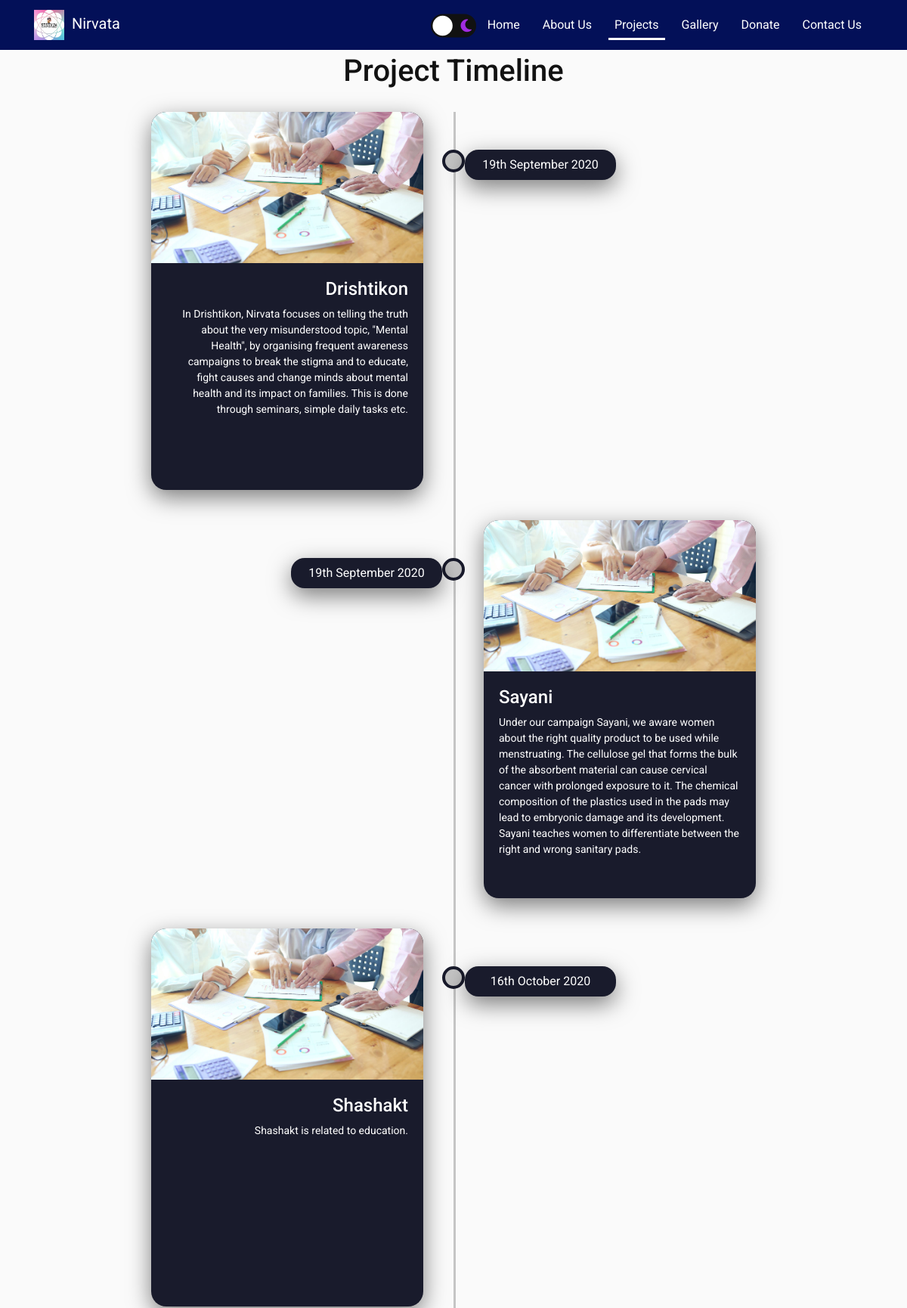
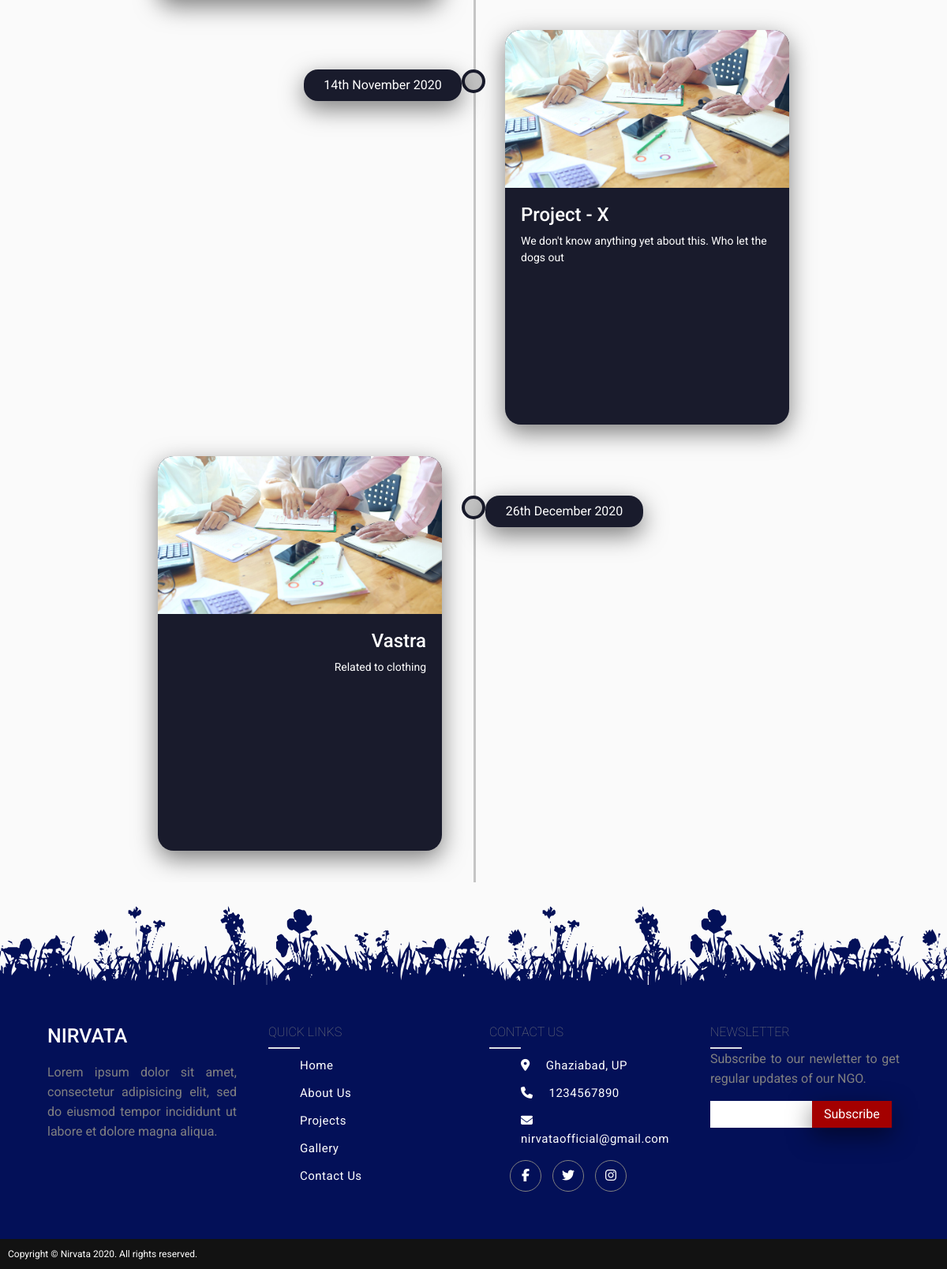
/projects/, run on the app's committed database (2 pictures, top to bottom).
### Nirvata/models.py (models this page shows, shortened)
class Project(models.Model):
    name = models.CharField(max_length = 30, null = True)
    description = models.TextField(max_length = 600, null = True, help_text="Upper Limit : 500 characters")
    date = models.DateField(auto_now = False, auto_now_add = False, help_text = "YYYY-MM-DD")
    image = models.ImageField(null=True, blank=True)
    image_url = models.CharField(max_length = 1000, null = True, blank = True, help_text="Pass the url here")
    readMore = models.CharField(max_length = 1000, null = True, blank = True, help_text="Pass the url here")
    class Meta:
        ordering = ('date',)

### Nirvata/views.py (the view)
# urls.py: path('projects/', views.projects, name='Nirvata-projects'),
def projects(request):
    Projects = Project.objects.all()
    context = {'projects' : Projects , 'title':'Projects'}
    return render(request, 'Nirvata/projects.html', context)

### Nirvata/templates/Nirvata/projects.html (shortened to what this page needs)
{% extends "Nirvata/base.html" %}
{% load static %}
{% block body %}
    <section class="projectTimeline">
        <h1 class=Heading>Project Timeline</h1>
        <div class="timeline">
            {% for project in projects %}
                <div class="project">
                    <div class="container">
                        <div class="imageBox">
                            <img class="img-responsive" src="{% static 'Nirvata/images/project1.jpeg' %}" alt="Project-1">
                        </div>
                        <div class="content">
                            <h3>{{project.name}}</h3>
                            <p>{{project.description}}</p>
                        </div>
                    </div>
                    <div class="time">{{project.date|date:"jS F Y"}}</div>
                </div>
            {% endfor %}
        </div>
    </section>
{% endblock body %}

### Nirvata/templates/Nirvata/base.html (shortened to what this page needs)
{% load static %}
<!DOCTYPE html>
<html lang="en">
<head>
    <link rel="stylesheet" href="https://cdn.jsdelivr.net/npm/bootstrap@4.5.3/dist/css/bootstrap.min.css"
>
    <link rel="stylesheet" href="{% static 'Nirvata/main.css' %}">
    <link rel="stylesheet" href="https://cdnjs.cloudflare.com/ajax/libs/animate.css/4.1.1/animate.min.css">
    <link rel="stylesheet" href="https://cdnjs.cloudflare.com/ajax/libs/OwlCarousel2/2.3.4/assets/owl.carousel.min.css"
 />
    <link rel="stylesheet"
        href="https://cdnjs.cloudflare.com/ajax/libs/OwlCarousel2/2.3.4/assets/owl.theme.default.min.css"
 />
    <link rel="stylesheet" href="https://cdnjs.cloudflare.com/ajax/libs/aos/2.3.4/aos.css" />
</head>
<body>
    <nav class="navbar navbar-expand-lg navbar-dark nav-bg fixed-top py-2" id="mainNav">
        <div class="container">
            <a class="navbar-brand text-white" href="{% url 'Nirvata-home' %}">
                <img src = "{% static 'Nirvata/images/logo.png' %}" class="navbar-logo" alt = "Logo" />
                Nirvata
            </a>
            <div class="darkModeToggle">
                <label class="label" for="chk">
                    <i class="fas fa-moon"></i>
                    <div class="ball"></div>
                </label>
            </div>
            <div class="collapse navbar-collapse" id="NavBar">
                <ul class="navbar-nav ml-auto my-2 my-lg-0">
                    <li class="nav-item {% if request.path == '/' %} active {% endif%}"><a class="nav-link" href="{% url 'Nirvata-home' %}">Home</a></li>
                    <li class="nav-item {% if request.path == '/about/' %} active {% endif%}"><a class="nav-link" href="{% url 'Nirvata-about' %}">About Us</a></li>
                    <li class="nav-item {% if request.path == '/projects/' %} active {% endif%}"><a class="nav-link" href="{% url 'Nirvata-projects' %}">Projects</a></li>
                    <li class="nav-item {% if request.path == '/gallery/' %} active {% endif%}"><a class="nav-link" href="{% url 'Nirvata-gallery' %}">Gallery</a></li>
                    <li class="nav-item {% if request.path == '/donate/' %} active {% endif%}"><a class="nav-link" href="{% url 'Nirvata-donate' %}">Donate</a></li>
                    <li class="nav-item {% if request.path == '/contact/' %} active {% endif%}"><a class="nav-link" href="{% url 'Nirvata-contact' %}">Contact Us</a></li>
                </ul>
            </div>
        </div>
    </nav>
    {% block body %}{% endblock %}
    <div class="footer">
        <div id= "footer-topborder"></div>
        <div class="inner-footer">
            <div class="footer-items">
                <h1>Nirvata</h1>
                <p>
                    Lorem ipsum dolor sit amet, consectetur adipisicing elit, sed do eiusmod
                    tempor incididunt ut labore et dolore magna aliqua.
                </p>
            </div>
            <div class="footer-items">
                <h2>Quick Links</h2>
                <div class="border"></div>
                <ul>
                    <a href="{% url 'Nirvata-home' %}">
                        <li>Home</li>
                    </a>
                    <a href="{% url 'Nirvata-about' %}">
                        <li>About Us</li>
                    </a>
                    <a href="{% url 'Nirvata-projects' %}">
                        <li>Projects</li>
                    </a>
                    <a href="{% url 'Nirvata-gallery' %}">
                        <li>Gallery</li>
                    </a>
                    <a href="{% url 'Nirvata-contact' %}">
                        <li>Contact Us</li>
                    </a>
                </ul>
            </div>
            <div class="footer-items">
                <h2>Contact Us</h2>
                <div class="border"></div>
                <ul>
                    <li><i class="fa fa-map-marker" aria-hidden="true"></i>Ghaziabad, UP</li>
                    <li><i class="fa fa-phone" aria-hidden="true"></i>1234567890</li>
                    <li><i class="fa fa-envelope" aria-hidden="true"></i>nirvataofficial@gmail.com</li>
                </ul>
                <div class="social-media">
                    <a href=""><i class="fa fa-facebook" aria-hidden="true"></i></a>
                    <a href=""><i class="fa fa-twitter" aria-hidden="true"></i></a>
                    <a href="https://instagram.com/nirvata_official?igshid=yw2j5h5ud0yi"><i class="fa fa-instagram"
                            aria-hidden="true"></i></a>
                </div>
            </div>
            <div class="footer-items">
                <h2>Newsletter</h2>
                <div class="border"></div>
                <p>Subscribe to our newletter to get regular updates of our NGO.</p>
                <form action="">
                    <input type="email">
                    <input type="submit" value="Subscribe">
                </form>
            </div>
        </div>
        <div class="footer-bottom">
            Copyright &copy; Nirvata 2020. All rights reserved.
        </div>
    </div>
</body>
</html>

### data on the page
Project: name "Drishtikon", description "In Drishtikon, Nirvata focuses on telling the truth about the very misunderstood topic, \"Mental Health\", by organising frequent awareness campaigns to break the stigma and to educate, fight causes and change minds about mental health and its impact on families. This is done through seminars, simple daily tasks etc.", date "19th September 2020"
Project: name "Sayani", description "Under our campaign Sayani, we aware women about the right quality product to be used while menstruating. The cellulose gel that forms the bulk of the absorbent material can cause cervical cancer with prolonged exposure to it. The chemical composition of the plastics used in the pads may lead to embryonic damage and its development. Sayani teaches women to differentiate between the right and wrong sanitary pads.", date "19th September 2020"
Project: name "Shashakt", description "Shashakt is related to education.", date "16th October 2020"
Project: name "Project - X", description "We don't know anything yet about this. Who let the dogs out", date "14th November 2020"
Project: name "Vastra", description "Related to clothing", date "26th December 2020"
